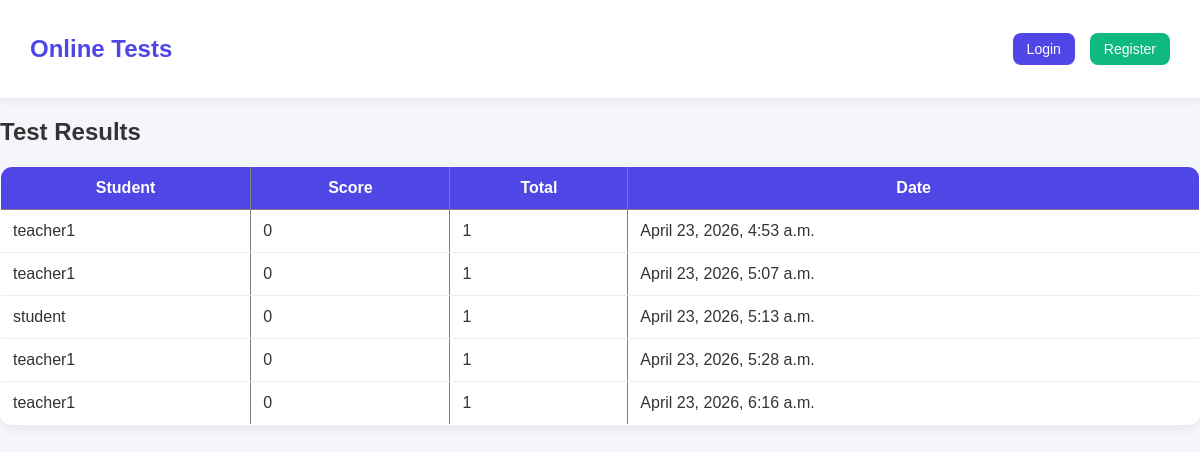
Screenshot of /teacher/results/14/ with the database file from the repository.
### results/models.py (models this page shows)
class Result(models.Model):
    student = models.ForeignKey(User, on_delete=models.CASCADE)
    test = models.ForeignKey(Test, on_delete=models.CASCADE)
    score = models.IntegerField()
    total = models.IntegerField()
    created_at = models.DateTimeField(auto_now_add=True)

### tests/views.py (the view)
# urls.py: path('teacher/results/<int:test_id>/', test_results),
def test_results(request, test_id):
    test = get_object_or_404(Test, id=test_id)
    results = Result.objects.filter(test=test)
    return render(request, "teacher/test_results.html", {"results": results, "test": test})

### templates/teacher/test_results.html
{% extends "base.html" %}
{% block content %}
<h2>Test Results</h2>
<table border="1">
<tr>
<th>Student</th>
<th>Score</th>
<th>Total</th>
<th>Date</th>
</tr>
{% for r in results %}
<tr>
<td>{{r.student.username}}</td>
<td>{{r.score}}</td>
<td>{{r.total}}</td>
<td>{{r.created_at}}</td>
</tr>
{% endfor %}
</table>
{% endblock %}

### templates/base.html (style rules this page uses)
body { font-family: Arial, sans-serif; background:#f4f6fb; margin:0; color:#333; }
table { width:100%; border-collapse:collapse; background:white; border-radius:12px; overflow:hidden; box-shadow:0 4px 12px rgba(0,0,0,0.06); }
th { background:#4f46e5; color:white; padding:12px; }
td { padding:12px; border-bottom:1px solid #eee; }

### rows the page displays
Result: student.username "teacher1", score "0", total "1", created_at "April 23, 2026, 4:53 a.m."
Result: student.username "teacher1", score "0", total "1", created_at "April 23, 2026, 5:07 a.m."
Result: student.username "student", score "0", total "1", created_at "April 23, 2026, 5:13 a.m."
Result: student.username "teacher1", score "0", total "1", created_at "April 23, 2026, 5:28 a.m."
Result: student.username "teacher1", score "0", total "1", created_at "April 23, 2026, 6:16 a.m."
